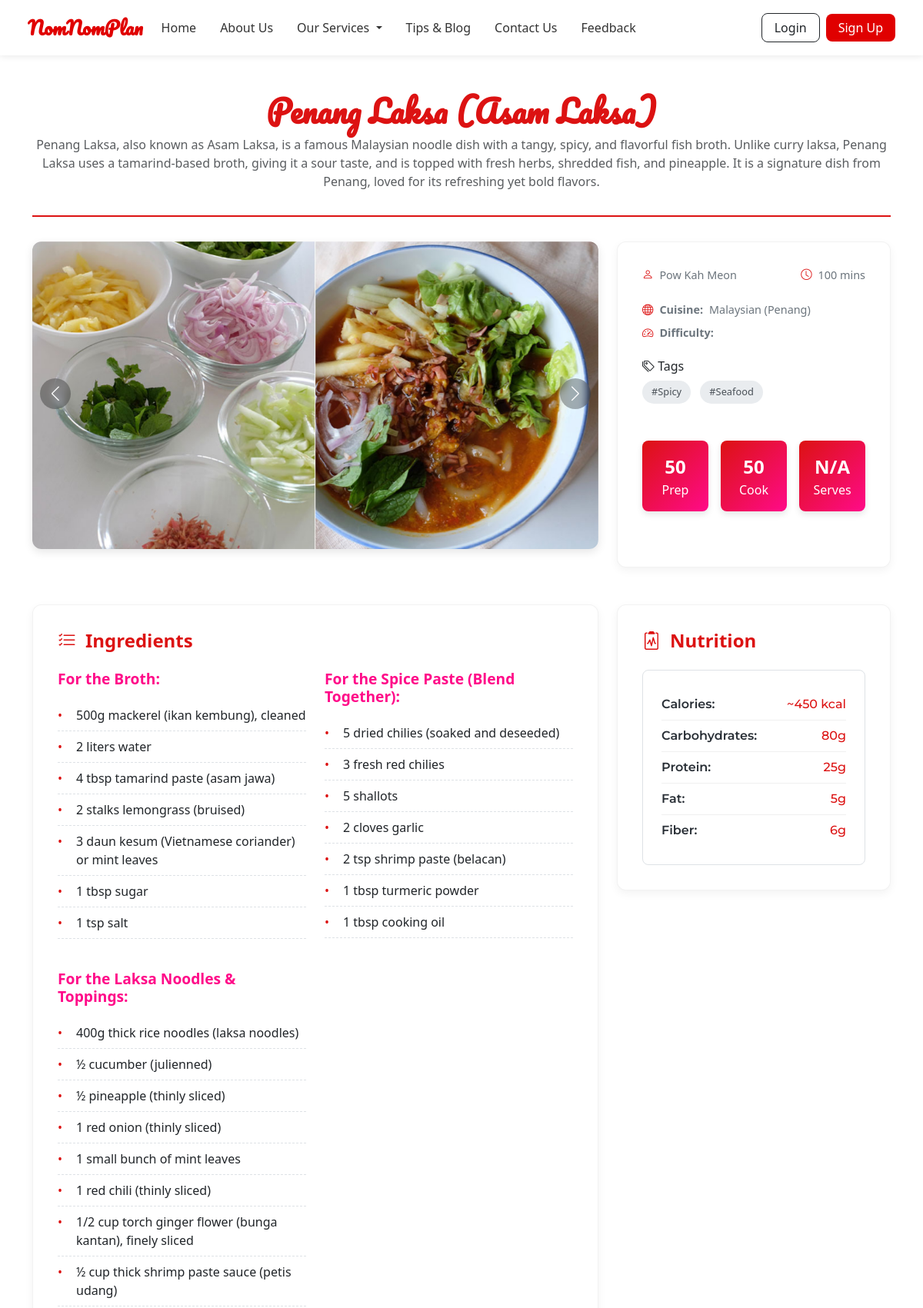
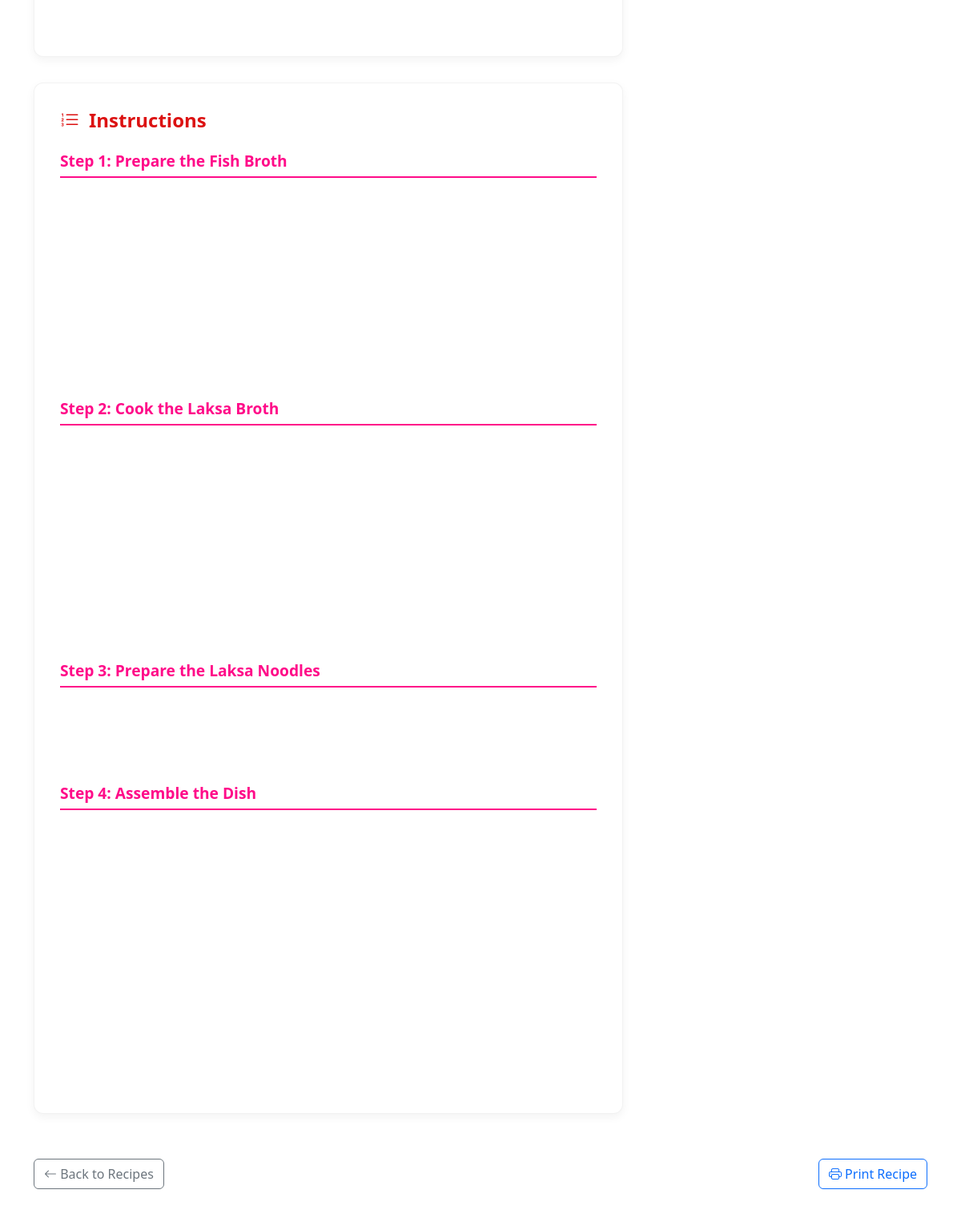
Screenshot of /recipe-modules/view-recipe.php?id=3 (upper part) with the database file from the repository (2 pictures, top to bottom).
### tables this page shows
CREATE TABLE `recipes` (
  `id` int(11) NOT NULL,
  `title` varchar(255) NOT NULL,
  `description` text DEFAULT NULL,
  `ingredients` longtext DEFAULT NULL,
  `steps` longtext DEFAULT NULL,
  `cuisine` varchar(100) DEFAULT NULL,
  `prep_time` int(11) DEFAULT NULL,
  `cook_time` int(11) DEFAULT NULL,
  `total_time` int(11) DEFAULT NULL,
  `difficulty` enum('easy','medium','hard') DEFAULT NULL,
  `nutrition` longtext DEFAULT NULL,
  `status` enum('draft','pending','approved','rejected') DEFAULT 'pending',
  `is_public` tinyint(1) DEFAULT 1,
  `view_count` int(11) DEFAULT 0,
  `created_by` int(11) DEFAULT NULL,
  `created_at` timestamp NOT NULL DEFAULT current_timestamp(),
  `updated_at` timestamp NOT NULL DEFAULT current_timestamp() ON UPDATE current_timestamp(),
  `admin_note` text DEFAULT NULL,
  `image_url` varchar(255) DEFAULT NULL,
  `instructions` text DEFAULT NULL
);

CREATE TABLE `users` (
  `id` int(11) NOT NULL,
  `name` varchar(100) NOT NULL,
  `email` varchar(100) NOT NULL,
  `avatar_url` varchar(255) DEFAULT NULL,
  `password` varchar(255) NOT NULL,
  `role` enum('user','admin') DEFAULT 'user',
  `created_at` timestamp NOT NULL DEFAULT current_timestamp(),
  `status` enum('active','pending','inactive') DEFAULT 'pending'
);

### recipe-modules/view-recipe.php (the view, shortened to what this page needs)
<?php
require_once '../includes/db.php';
$recipe_id = (int) $_GET['id'];
$query = $conn->prepare("SELECT recipes.*, users.name AS username FROM recipes LEFT JOIN users ON recipes.created_by = users.id WHERE recipes.id = ?");
$query->bind_param("i", $recipe_id);
$query->execute();
$result = $query->get_result();
$recipe = $result->fetch_assoc();
$tagStmt = $conn->prepare("SELECT tags.name FROM tags JOIN recipe_tags ON tags.id = recipe_tags.tag_id WHERE recipe_tags.recipe_id = ?");
$tagStmt->bind_param("i", $recipe_id);
$tagStmt->execute();
$tagResult = $tagStmt->get_result();
$tags = [];
while ($row = $tagResult->fetch_assoc()) {
    $tags[] = $row['name'];
}
$imageStmt = $conn->prepare("SELECT image_url FROM recipe_images WHERE recipe_id = ?");
$imageStmt->bind_param("i", $recipe_id);
$imageStmt->execute();
$imageResult = $imageStmt->get_result();
$images = [];
while ($img = $imageResult->fetch_assoc()) {
    $images[] = $img['image_url'];
}
function displayIngredients($input) {
    $decoded = json_decode($input, true);
    if (json_last_error() === JSON_ERROR_NONE && is_array($decoded)) {
        $sections = [];
        $current = [];
        foreach ($decoded as $line) {
            $trimmed = trim($line);
            if (preg_match('/^[A-Z][^:]*:$/', $trimmed)) {
                if (!empty($current)) {
                    $sections[] = $current;
                }
                $current = [$trimmed];
            } else {
                $current[] = $trimmed;
            }
        }
        if (!empty($current)) {
            $sections[] = $current;
        }
        if (!empty($sections)) {
            echo '<div class="row">';
            foreach ($sections as $col) {
                echo '<div class="col-md-6 mb-3">';
                foreach ($col as $index => $item) {
                    $escaped = htmlspecialchars($item);
                    if ($index === 0 && preg_match('/^[A-Z][^:]*:$/', $item)) {
                        echo '<h5 class="ingredient-section-title mb-3">' . $escaped . '</h5><ul class="ingredient-list mb-4">';
                    } elseif ($index === count($col) - 1) {
                        echo '<li class="ingredient-item">' . $escaped . '</li></ul>';
                    } else {
                        echo '<li class="ingredient-item">' . $escaped . '</li>';
                    }
                }
                echo '</div>';
            }
            echo '</div>';
            return;
        }
    }
}
function displayInstructions($input) {
    $decoded = json_decode($input, true);
    if (json_last_error() === JSON_ERROR_NONE && is_array($decoded)) {
        $stepCount = 1;
        $hasContent = false;
        foreach ($decoded as $line) {
            $trimmed = trim($line);
            $hasContent = true;
            $escaped = htmlspecialchars($trimmed);
            $isSectionHeader = preg_match('/^([A-Z][^:]*:)/', $trimmed);
            if ($isSectionHeader) {
                echo '<h5 class="instruction-header mt-4 mb-3">'.$escaped.'</h5>';
            } else {
                echo '<div class="step-item d-flex mb-3">
                        <div class="step-number me-3">'.$stepCount.'</div>
                        <div class="step-content">'.$escaped.'</div>
                      </div>';
                $stepCount++;
            }
        }
        if ($hasContent) return;
    }
}
function formatNutritionFacts($nutrition) {
    $lines = array_filter(explode("\n", $nutrition), function($line) {
        return !empty(trim($line));
    });
    $formatted = '<div class="nutrition-facts">';
    foreach ($lines as $line) {
        $parts = explode(':', $line, 2);
        if (count($parts) === 2) {
            $label = trim($parts[0]);
            $value = trim($parts[1]);
            $formatted .= '<div class="nutrition-row d-flex justify-content-between">
                            <span class="nutrition-label">'.$label.':</span>
                            <span class="nutrition-value">'.$value.'</span>
                          </div>';
        } else {
            $formatted .= '<div class="nutrition-plain">'.htmlspecialchars($line).'</div>';
        }
    }
    $formatted .= '</div>';
    return $formatted;
}
?>
<!DOCTYPE html>
<html lang="en">
<head>
  <link href="https://cdn.jsdelivr.net/npm/bootstrap@5.3.2/dist/css/bootstrap.min.css" rel="stylesheet">
  <link rel="stylesheet" href="https://cdn.jsdelivr.net/npm/swiper@11/swiper-bundle.min.css">
  <link rel="stylesheet" href="https://cdn.jsdelivr.net/npm/bootstrap-icons@1.10.0/font/bootstrap-icons.css">
</head>
<body>
<?php include '../navbar.php'; ?>
<div class="container py-5">
  <div class="recipe-header print-hidden">
    <h1 class="logo"><?= htmlspecialchars($recipe['title']) ?></h1>
    <p class="text-muted"><?= nl2br(htmlspecialchars($recipe['description'])) ?></p>
  </div>
  <div class="row recipe-top-section mb-5">
    <div class="col-lg-8">
      <?php if (!empty($images)): ?>
        <div class="swiper recipe-slider print-hidden">
          <div class="swiper-wrapper">
            <?php foreach ($images as $img): ?>
              <div class="swiper-slide">
              <img src="/meal-planner-app/<?= ltrim($img, '/') ?>" alt="<?= htmlspecialchars($recipe['title']) ?>">
              </div>
            <?php endforeach; ?>
          </div>
          <div class="swiper-button-next"></div>
          <div class="swiper-button-prev"></div>
        </div>
      <?php else: ?>
        <div class="bg-light rounded print-hidden" style="height: 400px; display: flex; align-items: center; justify-content: center;">
          <div class="text-muted">No images available</div>
        </div>
      <?php endif; ?>
    </div>
    <div class="col-lg-4 recipe-details mt-4 mt-lg-0">
      <div class="section-box h-100">
        <div class="d-flex justify-content-between align-items-center mb-4">
          <div class="recipe-meta-item">
            <i class="bi bi-person"></i> <?= htmlspecialchars($recipe['username']) ?>
          </div>
          <div class="recipe-meta-item">
            <i class="bi bi-clock"></i> <?= $recipe['total_time'] ?> mins
          </div>
        </div>
        <div class="mb-4">
          <div class="recipe-meta-item mb-2">
            <i class="bi bi-globe"></i> <strong>Cuisine:</strong> <?= ucfirst($recipe['cuisine']) ?>
          </div>
          <div class="recipe-meta-item">
            <i class="bi bi-speedometer2"></i> <strong>Difficulty:</strong> <?= ucfirst($recipe['difficulty']) ?>
          </div>
        </div>
        <?php if (!empty($tags)): ?>
        <div class="mb-4">
          <h6 class="mb-2"><i class="bi bi-tags"></i> Tags</h6>
          <div>
            <?php foreach ($tags as $tag): ?>
              <span class="tag-badge">#<?= htmlspecialchars($tag) ?></span>
            <?php endforeach; ?>
          </div>
        </div>
        <?php endif; ?>
        <div class="row g-3 mt-4">
          <div class="col-4">
            <div class="time-box">
              <span><?= $recipe['prep_time'] ?></span>
              Prep
            </div>
          </div>
          <div class="col-4">
            <div class="time-box">
              <span><?= $recipe['cook_time'] ?></span>
              Cook
            </div>
          </div>
          <div class="col-4">
            <div class="time-box">
              <span><?= $recipe['servings'] ?? 'N/A' ?></span>
              Serves
            </div>
          </div>
        </div>
      </div>
    </div>
  </div>
  <div class="row">
    <div class="col-lg-8">
      <div class="section-box">
        <h2 class="section-title"><i class="bi bi-list-check"></i> Ingredients</h2>
        <?php displayIngredients($recipe['ingredients']); ?>
      </div>
      <div class="section-box">
        <h2 class="section-title"><i class="bi bi-list-ol"></i> Instructions</h2>
        <?php displayInstructions($recipe['steps']); ?>
      </div>
    </div>
    <div class="col-lg-4">
      <?php if (!empty($recipe['nutrition'])): ?>
      <div class="section-box">
        <h2 class="section-title"><i class="bi bi-clipboard2-pulse"></i> Nutrition</h2>
        <?= formatNutritionFacts($recipe['nutrition']) ?>
      </div>
      <?php endif; ?>
    </div>
  </div>
  <div class="d-flex justify-content-between print-hidden mt-4">
    <a href="recipe-management.php" class="btn btn-outline-secondary btn-hover-effect">
      <i class="bi bi-arrow-left"></i> Back to Recipes
    </a>
    <div>
      <button onclick="window.print()" class="btn btn-outline-primary btn-hover-effect">
        <i class="bi bi-printer"></i> Print Recipe
      </button>
    </div>
  </div>
</div>
  <?php include '../includes/footer.php'; ?>
</body>
</html>

### recipe-modules/view-recipe.php (style rules this page uses)
:root { --primary-color:rgb(220, 18, 18); --secondary-color:rgb(255, 11, 137); --dark-color: #292f36; --light-color: #f7fff7; --accent-color: #ffd166; }
body { font-family: 'Montserrat', sans-serif; color: var(--dark-color); background-color: #f8f9fa; line-height: 1.6; }
.logo { font-family: 'Pacifico', cursive; color: var(--primary-color); }
.recipe-header { margin-bottom: 2rem; text-align: center; padding-bottom: 1rem; border-bottom: 2px solid var(--primary-color); }
.recipe-header h1 { font-size: 2.5rem; font-weight: 700; margin-bottom: 0.5rem; }
.section-box { background: white; border-radius: 12px; padding: 2rem; margin-bottom: 2rem; box-shadow: 0 4px 12px rgba(0, 0, 0, 0.05); border: 1px solid rgba(0, 0, 0, 0.05); }
.section-title { font-size: 1.5rem; font-weight: 600; margin-bottom: 1.5rem; color: var(--primary-color); display: flex; align-items: center; gap: 0.75rem; }
.recipe-slider { border-radius: 12px; overflow: hidden; box-shadow: 0 4px 12px rgba(0, 0, 0, 0.1); margin-bottom: 1.5rem; }
.recipe-slider img { width: 100%; height: 400px; object-fit: cover; }
.swiper-button-next, .swiper-button-prev { color: white; background: rgba(0, 0, 0, 0.3); width: 40px; height: 40px; border-radius: 50%; backdrop-filter: blur(4px); }
.swiper-button-next::after, .swiper-button-prev::after { font-size: 1.2rem; }
.recipe-meta-item { display: flex; align-items: center; gap: 0.5rem; font-size: 0.9rem; color: #6c757d; }
.recipe-meta-item i { color: var(--primary-color); }
.tag-badge { display: inline-block; background-color: #e9ecef; padding: 0.35rem 0.75rem; border-radius: 50px; font-size: 0.8rem; margin-right: 0.5rem; margin-bottom: 0.5rem; color: #495057; }
.time-box { text-align: center; padding: 1rem; border-radius: 8px; background: linear-gradient(135deg, var(--primary-color), var(--secondary-color)); color: white; box-shadow: 0 4px 8px rgba(0, 0, 0, 0.1); }
.time-box span { display: block; font-size: 1.5rem; font-weight: 700; }
.ingredient-section-title { color: var(--secondary-color); font-weight: 600; font-size: 1.2rem; }
.ingredient-list { list-style-type: none; padding-left: 0; }
.ingredient-item { padding: 0.5rem 0; border-bottom: 1px dashed #dee2e6; position: relative; padding-left: 1.5rem; }
.ingredient-item:before { content: "•"; color: var(--primary-color); position: absolute; left: 0; }
.instruction-header { font-weight: 600; color: var(--secondary-color); margin-top: 2rem; margin-bottom: 1rem; font-size: 1.2rem; padding-bottom: 0.5rem; border-bottom: 2px solid var(--secondary-color); }
.nutrition-facts { background: white; border: 1px solid #dee2e6; padding: 1.5rem; border-radius: 8px; font-family: 'Montserrat', sans-serif; }
.nutrition-row { padding: 0.5rem 0; border-bottom: 1px solid #f0f0f0; }
.nutrition-row:last-child { border-bottom: none; }
.nutrition-label { font-weight: 600; color: var(--dark-color); }
.nutrition-value { color: var(--primary-color); font-weight: 500; }
.btn-hover-effect { transition: all 0.3s ease; border-width: 2px; }
.btn-outline-primary { border-color: var(--primary-color); color: var(--primary-color); }
.btn-outline-secondary { border-color: var(--dark-color); color: var(--dark-color); }

### navbar.php (style rules this page uses)
:root { --primary: #e00000; --secondary: rgb(238, 140, 140); }

### rows the page displays
recipes: title "Penang Laksa (Asam Laksa)", description "Penang Laksa, also known as Asam Laksa, is a famous Malaysian noodle dish with a tangy, spicy, and flavorful fish broth. Unlike curry laksa, Penang Laksa uses a tamarind-based broth, giving it a sour taste, and is topped with fresh herbs, shredded fish, and pineapple. It is a signature dish from Penang, loved for its refreshing yet bold flavors.", created_by.name "Pow Kah Meon", total_time "100", cuisine "Malaysian (Penang)", prep_time "50", cook_time "50", steps "Step 1: Prepare the Fish Broth", steps "Step 2: Cook the Laksa Broth", steps "Step 3: Prepare the Laksa Noodles", steps "Step 4: Assemble the Dish", nutrition "Calories", nutrition "~450 kcal", nutrition "Carbohydrates", nutrition "80g", nutrition "Protein", nutrition "25g", nutrition "Fat", nutrition "5g", nutrition "Fiber", nutrition "6g"

### other values shown
$tag "Spicy"
$tag "Seafood"
$recipe['servings'] "N/A"
$escaped "For the Broth:"
$escaped "500g mackerel (ikan kembung), cleaned"
$escaped "2 liters water"
$escaped "4 tbsp tamarind paste (asam jawa)"
$escaped "2 stalks lemongrass (bruised)"
$escaped "3 daun kesum (Vietnamese coriander) or mint leaves"
$escaped "1 tbsp sugar"
$escaped "1 tsp salt"
$escaped "For the Spice Paste (Blend Together):"
$escaped "5 dried chilies (soaked and deseeded)"
$escaped "3 fresh red chilies"
$escaped "5 shallots"
